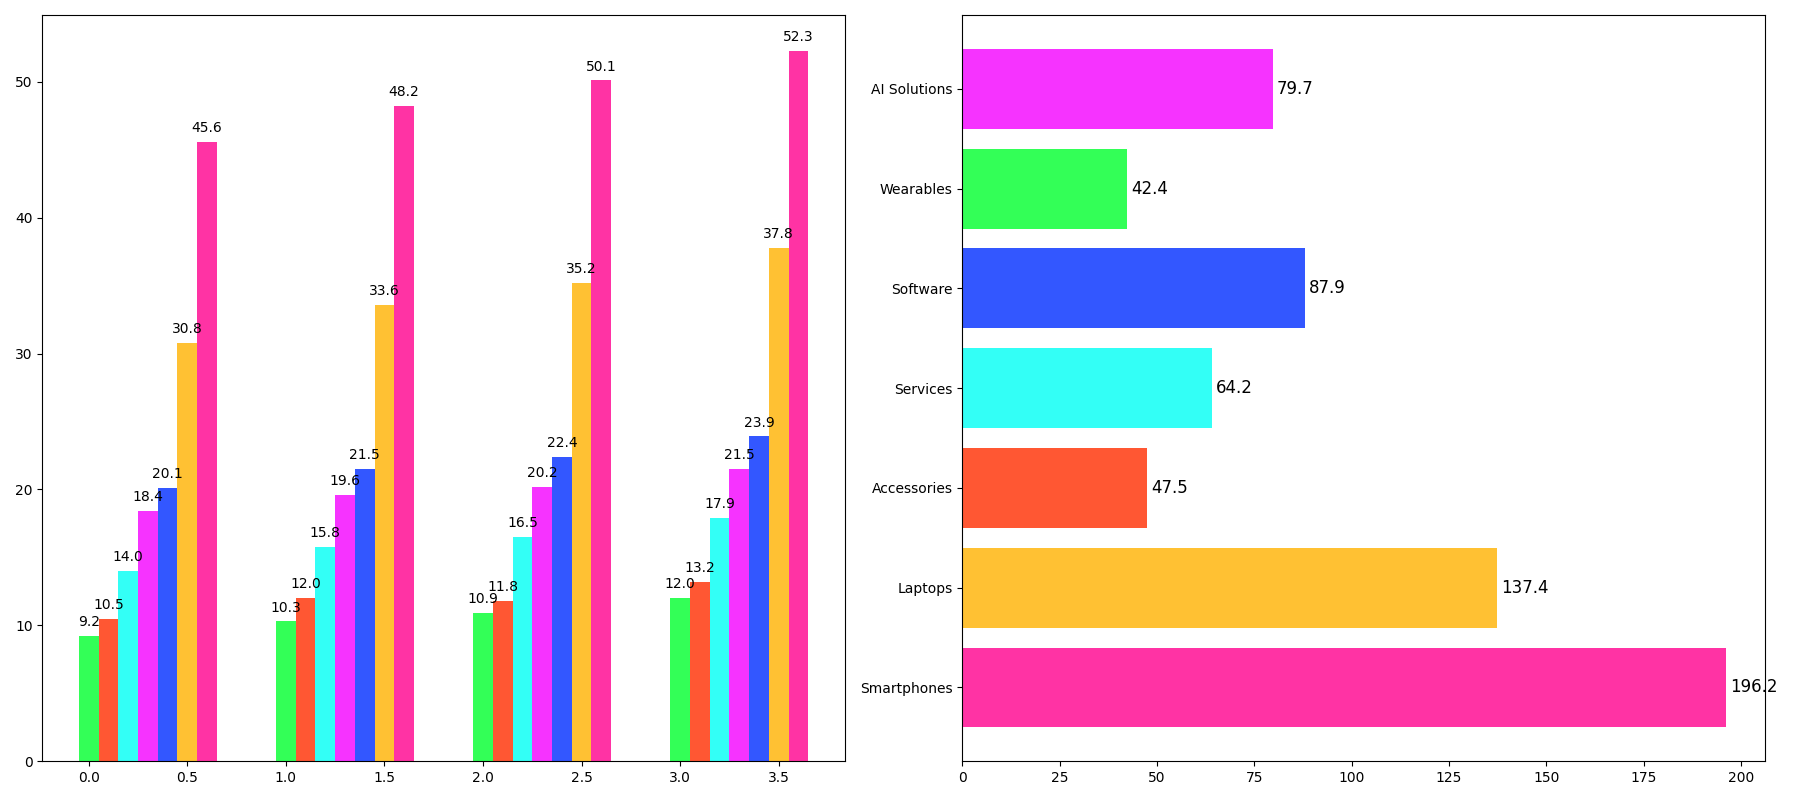

Generate this figure with Python:
import matplotlib.pyplot as plt
import numpy as np

product_lines = [
    'Smartphones', 'Laptops', 'Accessories',
    'Services', 'Software', 'Wearables', 'AI Solutions'
]
quarters = ['Q1', 'Q2', 'Q3', 'Q4']

revenue_data = [
    [45.6, 48.2, 50.1, 52.3],
    [30.8, 33.6, 35.2, 37.8],
    [10.5, 12.0, 11.8, 13.2],
    [14.0, 15.8, 16.5, 17.9],
    [20.1, 21.5, 22.4, 23.9],
    [9.2, 10.3, 10.9, 12.0],
    [18.4, 19.6, 20.2, 21.5]
]

# Manually shuffled colors
colors = ['#FF33A4', '#FFC133', '#FF5733', '#33FFF6', '#3357FF', '#33FF57', '#F633FF']

total_revenue = [sum(revenue) for revenue in revenue_data]
sorted_indices = np.argsort(total_revenue)
sorted_revenue_data = [revenue_data[i] for i in sorted_indices]
sorted_colors = [colors[i] for i in sorted_indices]

fig, (ax1, ax2) = plt.subplots(1, 2, figsize=(18, 8))
bar_width = 0.1
bar_positions = np.arange(len(quarters))

for i in range(len(sorted_revenue_data)):
    ax1.bar(bar_positions + i * bar_width, sorted_revenue_data[i], color=sorted_colors[i], width=bar_width)

for i in range(len(sorted_revenue_data)):
    for j, value in enumerate(sorted_revenue_data[i]):
        ax1.text(j + i * bar_width, value + 0.5, f"{value:.1f}", ha='center', va='bottom', fontsize=10, color='black')

ax2.barh(product_lines, total_revenue, color=colors)

for i, total in enumerate(total_revenue):
    ax2.text(total + 1, i, f"{total:.1f}", va='center', ha='left', fontsize=12, color='black')

plt.tight_layout()
plt.show()
